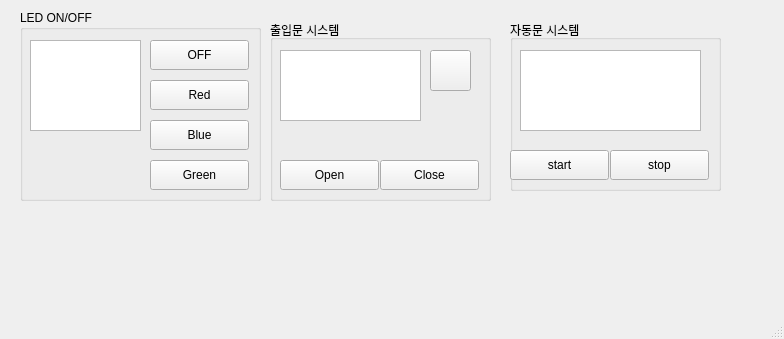
<?xml version="1.0" encoding="UTF-8"?>
<ui version="4.0">
 <class>MainWindow</class>
 <widget class="QMainWindow" name="MainWindow">
  <property name="geometry">
   <rect>
    <x>0</x>
    <y>0</y>
    <width>784</width>
    <height>339</height>
   </rect>
  </property>
  <property name="windowTitle">
   <string>MainWindow</string>
  </property>
  <widget class="QWidget" name="centralwidget">
   <widget class="QGroupBox" name="groupBox">
    <property name="geometry">
     <rect>
      <x>20</x>
      <y>10</y>
      <width>241</width>
      <height>191</height>
     </rect>
    </property>
    <property name="title">
     <string>LED ON/OFF</string>
    </property>
    <widget class="QPushButton" name="btnBlue">
     <property name="geometry">
      <rect>
       <x>130</x>
       <y>110</y>
       <width>99</width>
       <height>30</height>
      </rect>
     </property>
     <property name="text">
      <string>Blue</string>
     </property>
     <property name="icon">
      <iconset>
       <normaloff>blue.png</normaloff>blue.png</iconset>
     </property>
    </widget>
    <widget class="QPushButton" name="btnGreen">
     <property name="geometry">
      <rect>
       <x>130</x>
       <y>150</y>
       <width>99</width>
       <height>30</height>
      </rect>
     </property>
     <property name="text">
      <string>Green</string>
     </property>
     <property name="icon">
      <iconset>
       <normaloff>green.png</normaloff>green.png</iconset>
     </property>
    </widget>
    <widget class="QPushButton" name="btnRed">
     <property name="geometry">
      <rect>
       <x>130</x>
       <y>70</y>
       <width>99</width>
       <height>30</height>
      </rect>
     </property>
     <property name="text">
      <string>Red</string>
     </property>
     <property name="icon">
      <iconset>
       <normaloff>red.png</normaloff>red.png</iconset>
     </property>
    </widget>
    <widget class="QTextEdit" name="textEdit">
     <property name="geometry">
      <rect>
       <x>10</x>
       <y>30</y>
       <width>111</width>
       <height>91</height>
      </rect>
     </property>
    </widget>
    <widget class="QPushButton" name="btnOff">
     <property name="geometry">
      <rect>
       <x>130</x>
       <y>30</y>
       <width>99</width>
       <height>30</height>
      </rect>
     </property>
     <property name="text">
      <string>OFF</string>
     </property>
    </widget>
   </widget>
   <widget class="QGroupBox" name="groupBox_2">
    <property name="geometry">
     <rect>
      <x>270</x>
      <y>20</y>
      <width>221</width>
      <height>181</height>
     </rect>
    </property>
    <property name="title">
     <string>출입문 시스템</string>
    </property>
    <widget class="QPushButton" name="btnBell">
     <property name="geometry">
      <rect>
       <x>160</x>
       <y>30</y>
       <width>41</width>
       <height>41</height>
      </rect>
     </property>
     <property name="text">
      <string/>
     </property>
     <property name="icon">
      <iconset>
       <normaloff>bell.png</normaloff>bell.png</iconset>
     </property>
     <property name="default">
      <bool>false</bool>
     </property>
    </widget>
    <widget class="QTextEdit" name="textEdit_2">
     <property name="geometry">
      <rect>
       <x>10</x>
       <y>30</y>
       <width>141</width>
       <height>71</height>
      </rect>
     </property>
    </widget>
    <widget class="QPushButton" name="BtnDoor">
     <property name="geometry">
      <rect>
       <x>10</x>
       <y>140</y>
       <width>99</width>
       <height>30</height>
      </rect>
     </property>
     <property name="text">
      <string>Open</string>
     </property>
    </widget>
    <widget class="QPushButton" name="btnClose">
     <property name="geometry">
      <rect>
       <x>110</x>
       <y>140</y>
       <width>99</width>
       <height>30</height>
      </rect>
     </property>
     <property name="text">
      <string>Close</string>
     </property>
    </widget>
   </widget>
   <widget class="QGroupBox" name="groupBox_3">
    <property name="geometry">
     <rect>
      <x>510</x>
      <y>20</y>
      <width>211</width>
      <height>171</height>
     </rect>
    </property>
    <property name="title">
     <string>자동문 시스템</string>
    </property>
    <widget class="QTextEdit" name="textEdit_3">
     <property name="geometry">
      <rect>
       <x>10</x>
       <y>30</y>
       <width>181</width>
       <height>81</height>
      </rect>
     </property>
    </widget>
    <widget class="QPushButton" name="btnStart">
     <property name="geometry">
      <rect>
       <x>0</x>
       <y>130</y>
       <width>99</width>
       <height>30</height>
      </rect>
     </property>
     <property name="text">
      <string>start</string>
     </property>
    </widget>
    <widget class="QPushButton" name="btnStop">
     <property name="geometry">
      <rect>
       <x>100</x>
       <y>130</y>
       <width>99</width>
       <height>30</height>
      </rect>
     </property>
     <property name="text">
      <string>stop</string>
     </property>
    </widget>
   </widget>
  </widget>
  <widget class="QMenuBar" name="menubar">
   <property name="geometry">
    <rect>
     <x>0</x>
     <y>0</y>
     <width>784</width>
     <height>28</height>
    </rect>
   </property>
  </widget>
  <widget class="QStatusBar" name="statusbar"/>
 </widget>
 <resources/>
 <connections>
  <connection>
   <sender>btnBlue</sender>
   <signal>clicked()</signal>
   <receiver>MainWindow</receiver>
   <slot>blue_on()</slot>
   <hints>
    <hint type="sourcelabel">
     <x>165</x>
     <y>162</y>
    </hint>
    <hint type="destinationlabel">
     <x>333</x>
     <y>159</y>
    </hint>
   </hints>
  </connection>
  <connection>
   <sender>btnGreen</sender>
   <signal>clicked()</signal>
   <receiver>MainWindow</receiver>
   <slot>green_on()</slot>
   <hints>
    <hint type="sourcelabel">
     <x>223</x>
     <y>209</y>
    </hint>
    <hint type="destinationlabel">
     <x>344</x>
     <y>207</y>
    </hint>
   </hints>
  </connection>
  <connection>
   <sender>btnOff</sender>
   <signal>clicked()</signal>
   <receiver>MainWindow</receiver>
   <slot>led_off()</slot>
   <hints>
    <hint type="sourcelabel">
     <x>171</x>
     <y>79</y>
    </hint>
    <hint type="destinationlabel">
     <x>305</x>
     <y>66</y>
    </hint>
   </hints>
  </connection>
  <connection>
   <sender>btnRed</sender>
   <signal>clicked()</signal>
   <receiver>MainWindow</receiver>
   <slot>red_on()</slot>
   <hints>
    <hint type="sourcelabel">
     <x>232</x>
     <y>117</y>
    </hint>
    <hint type="destinationlabel">
     <x>336</x>
     <y>112</y>
    </hint>
   </hints>
  </connection>
  <connection>
   <sender>btnBell</sender>
   <signal>pressed()</signal>
   <receiver>MainWindow</receiver>
   <slot>buzz_start()</slot>
   <hints>
    <hint type="sourcelabel">
     <x>450</x>
     <y>80</y>
    </hint>
    <hint type="destinationlabel">
     <x>533</x>
     <y>186</y>
    </hint>
   </hints>
  </connection>
  <connection>
   <sender>BtnDoor</sender>
   <signal>clicked()</signal>
   <receiver>MainWindow</receiver>
   <slot>servo_open()</slot>
   <hints>
    <hint type="sourcelabel">
     <x>324</x>
     <y>199</y>
    </hint>
    <hint type="destinationlabel">
     <x>272</x>
     <y>228</y>
    </hint>
   </hints>
  </connection>
  <connection>
   <sender>btnClose</sender>
   <signal>clicked()</signal>
   <receiver>MainWindow</receiver>
   <slot>servo_close()</slot>
   <hints>
    <hint type="sourcelabel">
     <x>461</x>
     <y>208</y>
    </hint>
    <hint type="destinationlabel">
     <x>536</x>
     <y>216</y>
    </hint>
   </hints>
  </connection>
  <connection>
   <sender>btnStart</sender>
   <signal>clicked()</signal>
   <receiver>MainWindow</receiver>
   <slot>ultra_start()</slot>
   <hints>
    <hint type="sourcelabel">
     <x>515</x>
     <y>196</y>
    </hint>
    <hint type="destinationlabel">
     <x>495</x>
     <y>238</y>
    </hint>
   </hints>
  </connection>
  <connection>
   <sender>btnStop</sender>
   <signal>clicked()</signal>
   <receiver>MainWindow</receiver>
   <slot>ultra_stop()</slot>
   <hints>
    <hint type="sourcelabel">
     <x>695</x>
     <y>199</y>
    </hint>
    <hint type="destinationlabel">
     <x>716</x>
     <y>240</y>
    </hint>
   </hints>
  </connection>
 </connections>
 <slots>
  <slot>red_on()</slot>
  <slot>blue_on()</slot>
  <slot>green_on()</slot>
  <slot>led_off()</slot>
  <slot>buzz_start()</slot>
  <slot>servo_open()</slot>
  <slot>servo_close()</slot>
  <slot>ultra_start()</slot>
  <slot>ultra_stop()</slot>
 </slots>
</ui>
